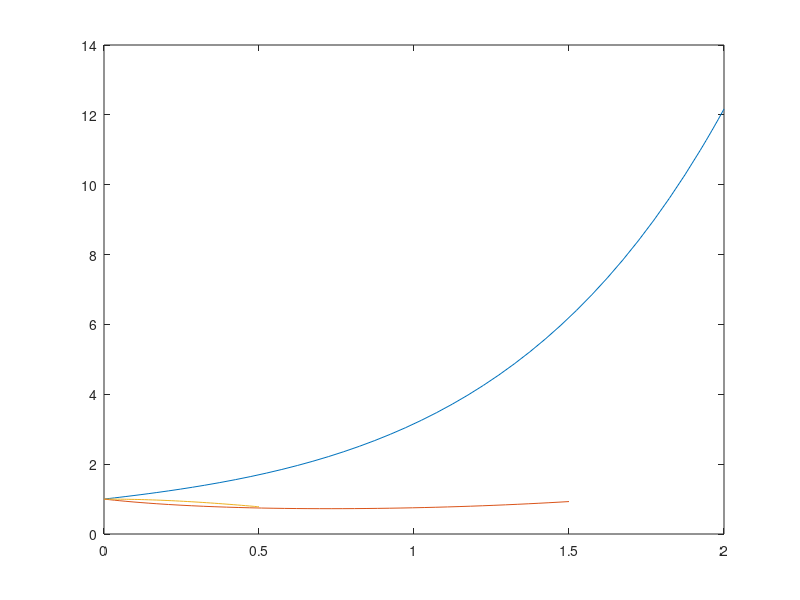

Recreate this plot in MATLAB.
clear
clc

f1 = @(x,y)((x.^2)+y);
a = 0;
b = 2;
y0 = 1;
[T, Y] = ode45(f1, [a, b], y0)
plot(T,Y);
hold on

f2 = @(x,y)(y.*(x-y));
a = 0;
b = 1.5;
y0 = 1
[T, Y] = ode45(f2, [a, b], y0)
plot(T,Y);

f3 = @(x,y)(-2*x.*y);
a = 0;
b = 0.5;
y0 = 1;
[T, Y] = ode45(f3, [a, b], y0)
plot(T,Y);
